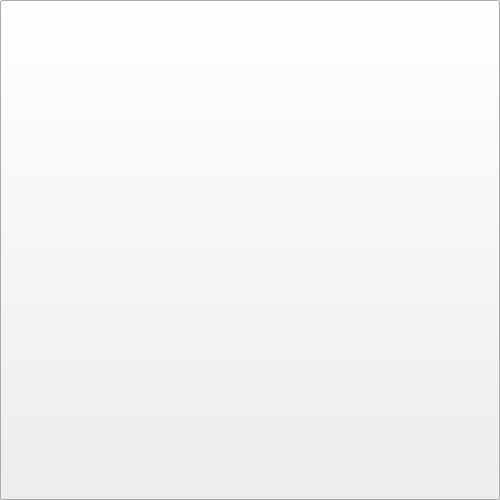
<?xml version="1.0" encoding="UTF-8"?>
<ui version="4.0">
 <class>StartLevelDialogue</class>
 <widget class="QWidget" name="StartLevelDialogue">
  <property name="geometry">
   <rect>
    <x>0</x>
    <y>0</y>
    <width>500</width>
    <height>500</height>
   </rect>
  </property>
  <property name="windowTitle">
   <string>Form</string>
  </property>
  <widget class="QPushButton" name="startLevel">
   <property name="geometry">
    <rect>
     <x>0</x>
     <y>0</y>
     <width>500</width>
     <height>250</height>
    </rect>
   </property>
   <property name="font">
    <font>
     <family>Vivaldi</family>
     <pointsize>20</pointsize>
     <italic>true</italic>
    </font>
   </property>
   <property name="text">
    <string>Start Button</string>
   </property>
  </widget>
  <widget class="QPushButton" name="context">
   <property name="geometry">
    <rect>
     <x>0</x>
     <y>250</y>
     <width>501</width>
     <height>251</height>
    </rect>
   </property>
   <property name="font">
    <font>
     <family>Vivaldi</family>
     <pointsize>20</pointsize>
     <italic>true</italic>
    </font>
   </property>
   <property name="text">
    <string>Level Background Information</string>
   </property>
  </widget>
  <widget class="QPushButton" name="popUp">
   <property name="geometry">
    <rect>
     <x>0</x>
     <y>0</y>
     <width>500</width>
     <height>500</height>
    </rect>
   </property>
   <property name="text">
    <string notr="true"/>
   </property>
  </widget>
 </widget>
 <resources/>
 <connections/>
</ui>
